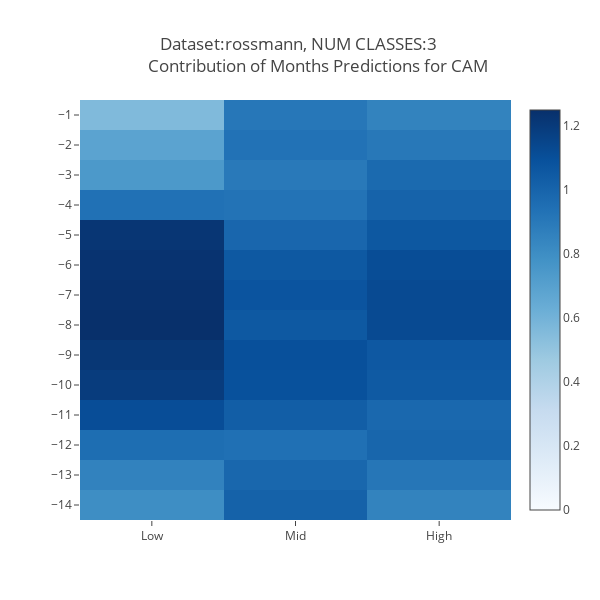
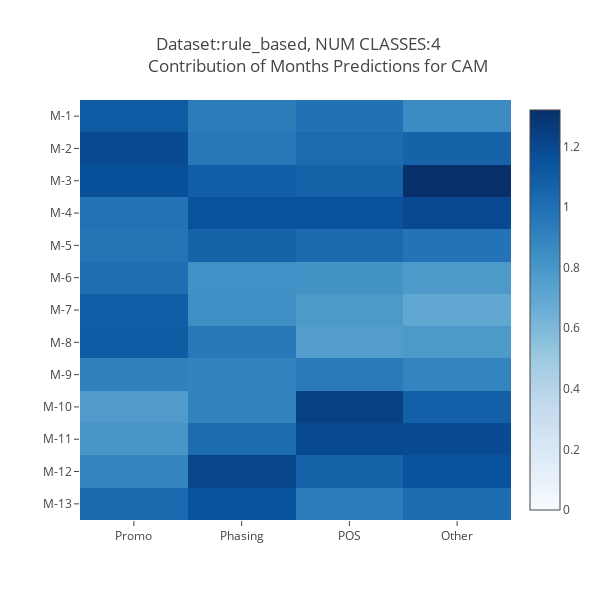
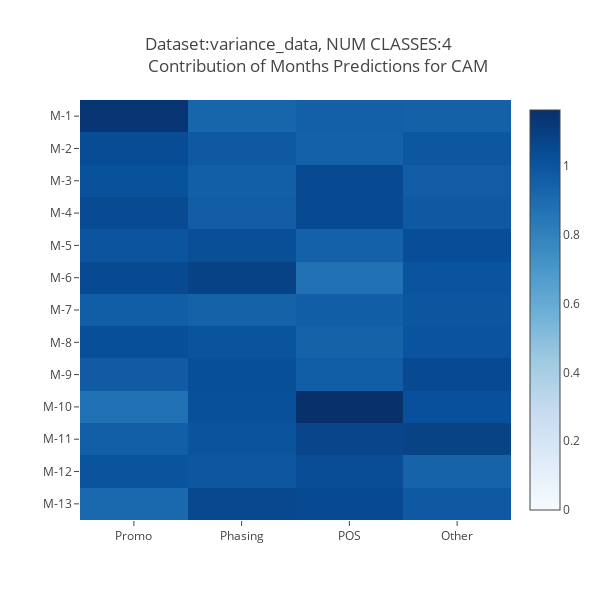

Notebook code for these charts, in order:
### Code cell
for model_id in models.keys():
    config = model_configs[model_id]
    model = models[model_id]
    print(config)
    _, dataset = dataset_loader[config['DATASET']](config)
    results = cam_graph(model.model, dataset['test_x'], dataset['test_y'], config['LABELS'], config)
    MODEL_SAVE_PATH = os.path.join(SAVE_DIR, model_id)
    xai_plot(results, config, 
        title=f"""Dataset:{config['DATASET']}, NUM CLASSES:{config['NUM_CLASSES']} <br>
        Contribution of Months Predictions for CAM""",
        SAVE_DIR=MODEL_SAVE_PATH)

### Figure 1 — Plotly figure (JSON) as saved in the notebook; plotly's stock layout.template omitted (floating-point values rounded to 4 significant figures)
{"data": [{"colorscale": [[0, "rgb(247,251,255)"], [0.125, "rgb(222,235,247)"], [0.25, "rgb(198,219,239)"], [0.375, "rgb(158,202,225)"], [0.5, "rgb(107,174,214)"], [0.625, "rgb(66,146,198)"], [0.75, "rgb(33,113,181)"], [0.875, "rgb(8,81,156)"], [1, "rgb(8,48,107)"]], "type": "heatmap", "x": ["Low", "Mid", "High"], "y": ["-14", "-13", "-12", "-11", "-10", "-9", "-8", "-7", "-6", "-5", "-4", "-3", "-2", "-1"], "z": [[0.799, 1.009, 0.852], [0.858, 0.988, 0.914], [0.953, 0.942, 0.992], [1.11, 1.029, 0.979], [1.192, 1.092, 1.051], [1.217, 1.096, 1.058], [1.249, 1.056, 1.126], [1.243, 1.076, 1.125], [1.233, 1.056, 1.113], [1.22, 0.989, 1.059], [0.939, 0.926, 1.004], [0.744, 0.9, 0.972], [0.684, 0.932, 0.905], [0.56, 0.908, 0.851]], "zmax": 1.249, "zmin": 0}], "layout": {"height": 600, "title": {"text": "Dataset:rossmann, NUM CLASSES:3 <br>\n        Contribution of Months Predictions for CAM"}, "width": 600, "xaxis": {"showgrid": false}, "yaxis": {"showgrid": false, "tickmode": "linear"}}}

### Figure 2 — Plotly figure (JSON) as saved in the notebook; plotly's stock layout.template omitted (floating-point values rounded to 4 significant figures)
{"data": [{"colorscale": [[0, "rgb(247,251,255)"], [0.125, "rgb(222,235,247)"], [0.25, "rgb(198,219,239)"], [0.375, "rgb(158,202,225)"], [0.5, "rgb(107,174,214)"], [0.625, "rgb(66,146,198)"], [0.75, "rgb(33,113,181)"], [0.875, "rgb(8,81,156)"], [1, "rgb(8,48,107)"]], "type": "heatmap", "x": ["Promo", "Phasing", "POS", "Other"], "y": ["M-13", "M-12", "M-11", "M-10", "M-9", "M-8", "M-7", "M-6", "M-5", "M-4", "M-3", "M-2", "M-1"], "z": [[1.036, 1.155, 0.935, 1.017], [0.89, 1.208, 1.069, 1.148], [0.802, 1.018, 1.192, 1.185], [0.77, 0.903, 1.232, 1.077], [0.908, 0.901, 0.947, 0.897], [1.093, 0.955, 0.762, 0.781], [1.086, 0.839, 0.784, 0.703], [1.008, 0.829, 0.82, 0.783], [0.967, 1.06, 1.027, 0.978], [0.986, 1.152, 1.157, 1.193], [1.162, 1.089, 1.06, 1.32], [1.186, 0.954, 1.024, 1.062], [1.106, 0.937, 0.991, 0.856]], "zmax": 1.32, "zmin": 0}], "layout": {"height": 600, "title": {"text": "Dataset:rule_based, NUM CLASSES:4 <br>\n        Contribution of Months Predictions for CAM"}, "width": 600, "xaxis": {"showgrid": false}, "yaxis": {"showgrid": false, "tickmode": "linear"}}}

### Figure 3 — Plotly figure (JSON) as saved in the notebook; plotly's stock layout.template omitted (floating-point values rounded to 4 significant figures)
{"data": [{"colorscale": [[0, "rgb(247,251,255)"], [0.125, "rgb(222,235,247)"], [0.25, "rgb(198,219,239)"], [0.375, "rgb(158,202,225)"], [0.5, "rgb(107,174,214)"], [0.625, "rgb(66,146,198)"], [0.75, "rgb(33,113,181)"], [0.875, "rgb(8,81,156)"], [1, "rgb(8,48,107)"]], "type": "heatmap", "x": ["Promo", "Phasing", "POS", "Other"], "y": ["M-13", "M-12", "M-11", "M-10", "M-9", "M-8", "M-7", "M-6", "M-5", "M-4", "M-3", "M-2", "M-1"], "z": [[0.912, 1.057, 1.051, 0.98], [1.004, 0.992, 1.036, 0.935], [0.955, 1.005, 1.069, 1.082], [0.876, 1.024, 1.164, 1.022], [0.973, 1.028, 0.963, 1.051], [1.028, 1.005, 0.941, 1.008], [0.959, 0.942, 0.96, 0.994], [1.051, 1.083, 0.878, 1.008], [0.999, 1.029, 0.944, 1.034], [1.045, 0.966, 1.049, 0.98], [1.02, 0.955, 1.05, 0.967], [1.038, 0.984, 0.945, 0.993], [1.14, 0.929, 0.95, 0.946]], "zmax": 1.164, "zmin": 0}], "layout": {"height": 600, "title": {"text": "Dataset:variance_data, NUM CLASSES:4 <br>\n        Contribution of Months Predictions for CAM"}, "width": 600, "xaxis": {"showgrid": false}, "yaxis": {"showgrid": false, "tickmode": "linear"}}}
